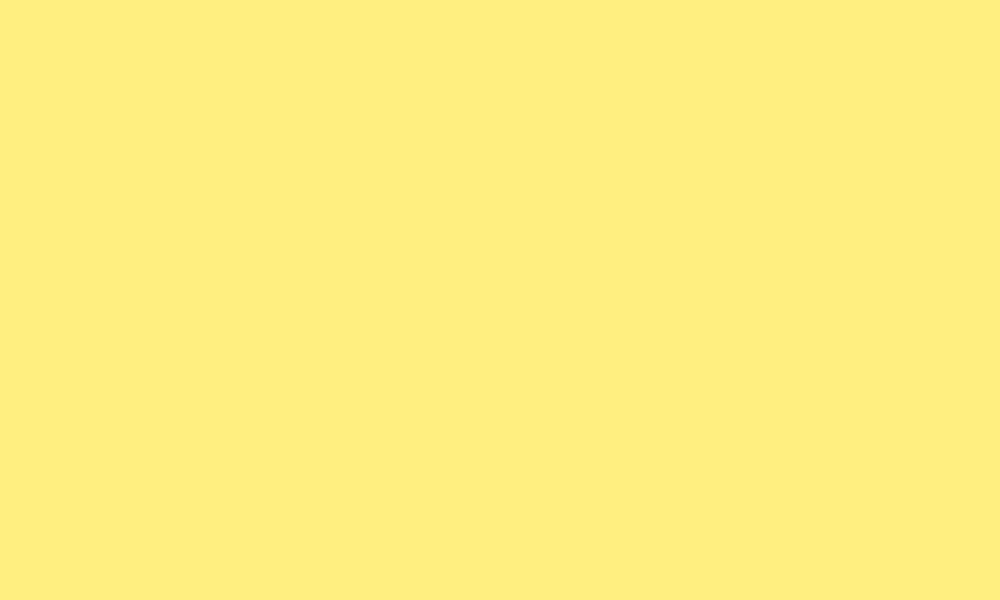
Frame 1 (no input)
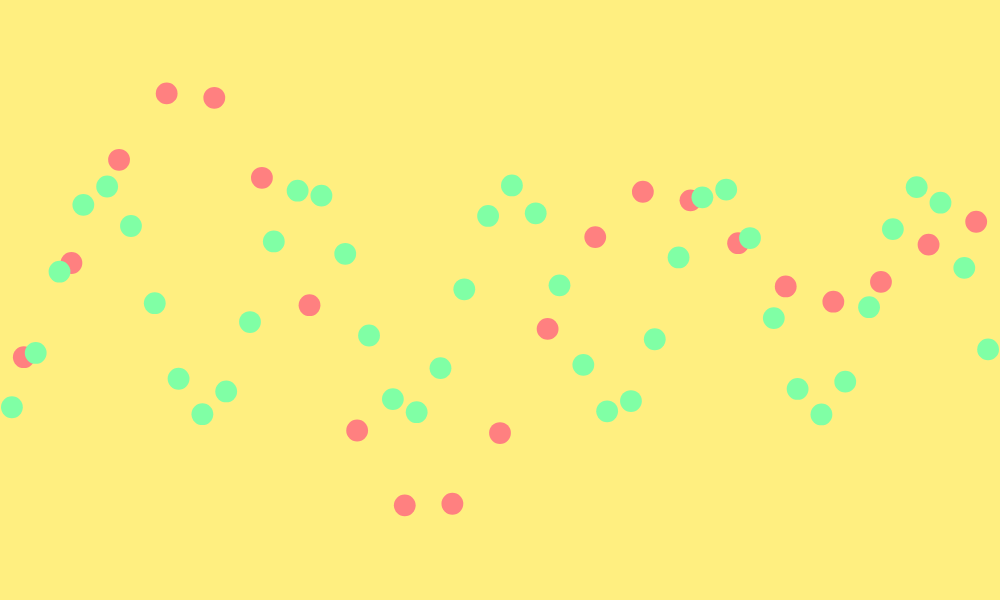
Frame 60 (no input)
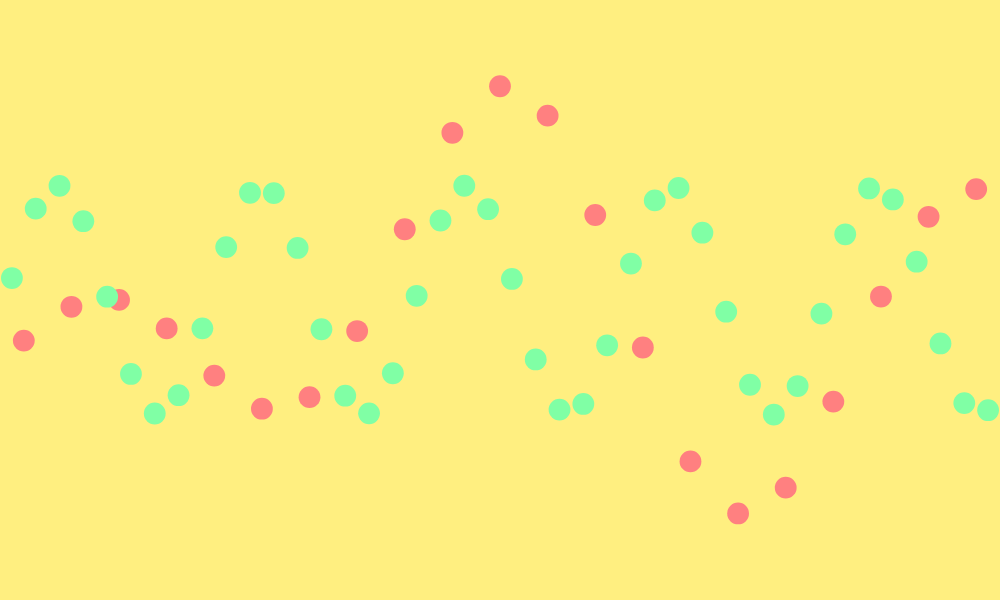
Frame 120 (the mouse pressed at the canvas centre since frame 60)

The p5.js sketch that drew these frames (run headless with seeded random() and noise() and a simulated clock; from frame 60 on, the mouse is pressed at the canvas centre):

// p5.js sketch
// ── sketch.js
let numOfCircles = 42;
let circlePadding = 2;
let amplitude;

var wavelength;

let framerate = 60; //has to be 60 for the wavelength to work out

var t = 0;

var wave1, wave2;


function setup() {

  createCanvas(1000, 600);
  frameRate(framerate);

  //amplitude = 0.618034 + 5; // funny water animation :D
  amplitude = 0.381966 * height/2; // water animation :D
  
  wavelength = width/3; //in px

  wave1 = new Wave(amplitude, wavelength, numOfCircles, 360 * 1.618);
  wave2 = new Wave(amplitude/2, wavelength/1.618, numOfCircles, 360 * 0.3819);

  colorMode(HSB, 360, 100, 100);

}

function draw() {

  background(360 * 0.145898, 50, 100);

  wave1.show();
  wave2.show();


  wave1.add(wave2);

  t += 1/framerate; // wave speed

}

class Wave {

  constructor( _amplitude, _wavelength, _circlenum, _hue) {

    this.amplitude  = _amplitude;
    this.wavelength = _wavelength;
    this.circlenum  = _circlenum;
    this.hue        = _hue;

    this.circleXs = []; // for saving the values and doing calcs with other waves
    this.circleYs = [];

    this.circleDia = width / this.circlenum;

  }

  show() {

    noStroke();

    fill(this.hue, 50, 100);

    for (var i = 0; i < this.circlenum; i++) {

      circle(this.circleXs[i], height/2+this.circleYs[i], this.circleDia-circlePadding);

    }

    this.compute(); //down here to allow for add() to work

   }

  compute() {

    for (var i = 0; i < this.circlenum; i++) {

      this.circleXs[i] = (i + 0.5) * this.circleDia;

      this.angle = map(this.circleXs[i], 0, width, 0, 2*PI) - t;

      this.circleYs[i] = amplitude * sin(2*PI*framerate/(this.wavelength/8*3)*this.angle); //some magic with the wavelength

    }
  }

  add(secondWave) {

    this.compute();
    secondWave.compute();

    for(var i = 0; i < this.circlenum; i++) {
      this.circleXs[i] += secondWave.circleXs[i];
      this.circleYs[i] += secondWave.circleYs[i];
    }
  }
}
